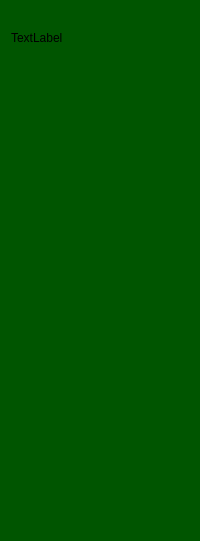
     <widget class="QWidget" name="widget_4" native="true">
      <property name="styleSheet">
       <string notr="true">QWidget{
                                background-color: rgb(0, 85, 0);
                                border-top-right-radius:20px;
                                }
                                QPushButton{
                                color: white;

                                height: 30px;
                                border:none;
                                border-radius: 10px;
                                border-bottom-radius: 10px;

                                }
                                QPushButton:checked{
                                color: rgb(0, 85, 0);
                                background-color: white;

                                }
                            </string>
      </property>
      <layout class="QVBoxLayout" name="verticalLayout_4">
       <item>
        <layout class="QVBoxLayout" name="verticalLayout">
         <item>
          <widget class="QLabel" name="label_3">
           <property name="maximumSize">
            <size>
             <width>55</width>
             <height>55</height>
            </size>
           </property>
           <property name="text">
            <string/>
           </property>
           <property name="pixmap">
            <pixmap resource="../../resourses.qrc">:/res/kisspng-user-profile-2018-in-sight-user-conference-expo-5b554c0968c377.0307553315323166814291-fotor-bg-remover-20241102121640.png</pixmap>
           </property>
           <property name="scaledContents">
            <bool>true</bool>
           </property>
          </widget>
         </item>
         <item>
          <widget class="QLabel" name="label_nick">
           <property name="text">
            <string>TextLabel</string>
           </property>
          </widget>
         </item>
        </layout>
       </item>
       <item>
        <layout class="QVBoxLayout" name="verticalLayout_7">
         <property name="spacing">
          <number>15</number>
         </property>
         <item>
          <widget class="QPushButton" name="pushButton_acc1_us">
           <property name="text">
            <string/>
           </property>
           <property name="icon">
            <iconset resource="../../resourses.qrc">
             <normaloff>:/res/add_24dp_FFFFFF_FILL0_wght400_GRAD0_opsz24.png</normaloff>
             <normalon>:/res/add_24dp_005500_FILL0_wght400_GRAD0_opsz24.png</normalon>:/res/add_24dp_FFFFFF_FILL0_wght400_GRAD0_opsz24.png</iconset>
           </property>
           <property name="checkable">
            <bool>true</bool>
           </property>
           <property name="autoExclusive">
            <bool>true</bool>
           </property>
          </widget>
         </item>
         <item>
          <widget class="QPushButton" name="pushButton_education1us">
           <property name="text">
            <string/>
           </property>
           <property name="icon">
            <iconset resource="../../resourses.qrc">
             <normaloff>:/res/school_24dp_FFFFFF_FILL0_wght400_GRAD0_opsz24.png</normaloff>
             <normalon>:/res/school_24dp_005500_FILL0_wght400_GRAD0_opsz24.png</normalon>:/res/school_24dp_FFFFFF_FILL0_wght400_GRAD0_opsz24.png</iconset>
           </property>
           <property name="checkable">
            <bool>true</bool>
           </property>
           <property name="autoExclusive">
            <bool>true</bool>
           </property>
          </widget>
         </item>
         <item>
          <widget class="QPushButton" name="pushButton_orde1_2">
           <property name="text">
            <string/>
           </property>
           <property name="icon">
            <iconset resource="../../resourses.qrc">
             <normaloff>:/res/summarize_24dp_FFFFFF_FILL0_wght400_GRAD0_opsz24.png</normaloff>
             <normalon>:/res/summarize_24dp_005500_FILL0_wght400_GRAD0_opsz24.png</normalon>:/res/summarize_24dp_FFFFFF_FILL0_wght400_GRAD0_opsz24.png</iconset>
           </property>
           <property name="checkable">
            <bool>true</bool>
           </property>
           <property name="autoExclusive">
            <bool>true</bool>
           </property>
          </widget>
         </item>
         <item>
          <widget class="QPushButton" name="pushButton_task1">
           <property name="text">
            <string/>
           </property>
           <property name="icon">
            <iconset resource="../../resourses.qrc">
             <normaloff>:/res/work_24dp_FFFFFF_FILL0_wght400_GRAD0_opsz24.png</normaloff>
             <normalon>:/res/work_24dp_005500_FILL0_wght400_GRAD0_opsz24.png</normalon>:/res/work_24dp_FFFFFF_FILL0_wght400_GRAD0_opsz24.png</iconset>
           </property>
           <property name="checkable">
            <bool>true</bool>
           </property>
           <property name="autoExclusive">
            <bool>true</bool>
           </property>
          </widget>
         </item>
        </layout>
       </item>
       <item>
        <spacer name="verticalSpacer">
         <property name="orientation">
          <enum>Qt::Vertical</enum>
         </property>
         <property name="sizeHint" stdset="0">
          <size>
           <width>20</width>
           <height>278</height>
          </size>
         </property>
        </spacer>
       </item>
       <item>
        <widget class="QPushButton" name="pushButton_logout1">
         <property name="text">
          <string/>
         </property>
         <property name="icon">
          <iconset resource="../../resourses.qrc">
           <normaloff>:/res/logout_24dp_FFFFFF_FILL0_wght400_GRAD0_opsz24.png</normaloff>
           <normalon>:/res/logout_24dp_005500_FILL0_wght400_GRAD0_opsz24.png</normalon>:/res/logout_24dp_FFFFFF_FILL0_wght400_GRAD0_opsz24.png</iconset>
         </property>
         <property name="checkable">
          <bool>true</bool>
         </property>
         <property name="autoExclusive">
          <bool>true</bool>
         </property>
        </widget>
       </item>
      </layout>
     </widget>
